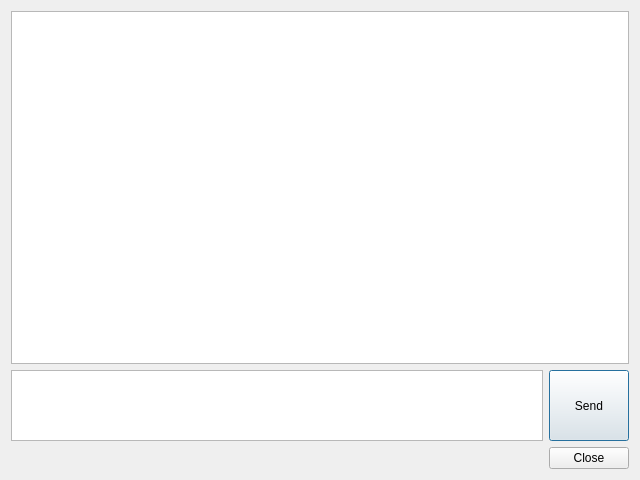
<?xml version="1.0" encoding="UTF-8"?>
<ui version="4.0">
 <class>Dialog</class>
 <widget class="QDialog" name="Dialog">
  <property name="geometry">
   <rect>
    <x>0</x>
    <y>0</y>
    <width>640</width>
    <height>480</height>
   </rect>
  </property>
  <property name="windowTitle">
   <string>Dialog</string>
  </property>
  <layout class="QVBoxLayout" name="verticalLayout" stretch="5,1,1">
   <item>
    <widget class="QPlainTextEdit" name="plainTextEdit">
     <property name="sizePolicy">
      <sizepolicy hsizetype="Expanding" vsizetype="Expanding">
       <horstretch>0</horstretch>
       <verstretch>0</verstretch>
      </sizepolicy>
     </property>
     <property name="readOnly">
      <bool>true</bool>
     </property>
     <property name="plainText">
      <string notr="true"/>
     </property>
    </widget>
   </item>
   <item>
    <layout class="QHBoxLayout" name="horizontalLayout">
     <item>
      <widget class="QPlainTextEdit" name="plainTextEdit_2">
       <property name="sizePolicy">
        <sizepolicy hsizetype="Expanding" vsizetype="Expanding">
         <horstretch>0</horstretch>
         <verstretch>0</verstretch>
        </sizepolicy>
       </property>
      </widget>
     </item>
     <item>
      <widget class="QPushButton" name="pushButton">
       <property name="sizePolicy">
        <sizepolicy hsizetype="Minimum" vsizetype="Minimum">
         <horstretch>0</horstretch>
         <verstretch>0</verstretch>
        </sizepolicy>
       </property>
       <property name="text">
        <string>Send</string>
       </property>
      </widget>
     </item>
    </layout>
   </item>
   <item>
    <widget class="QDialogButtonBox" name="buttonBox">
     <property name="orientation">
      <enum>Qt::Horizontal</enum>
     </property>
     <property name="standardButtons">
      <set>QDialogButtonBox::Close</set>
     </property>
    </widget>
   </item>
  </layout>
 </widget>
 <resources/>
 <connections>
  <connection>
   <sender>buttonBox</sender>
   <signal>accepted()</signal>
   <receiver>Dialog</receiver>
   <slot>accept()</slot>
   <hints>
    <hint type="sourcelabel">
     <x>248</x>
     <y>254</y>
    </hint>
    <hint type="destinationlabel">
     <x>157</x>
     <y>274</y>
    </hint>
   </hints>
  </connection>
  <connection>
   <sender>buttonBox</sender>
   <signal>rejected()</signal>
   <receiver>Dialog</receiver>
   <slot>reject()</slot>
   <hints>
    <hint type="sourcelabel">
     <x>316</x>
     <y>260</y>
    </hint>
    <hint type="destinationlabel">
     <x>286</x>
     <y>274</y>
    </hint>
   </hints>
  </connection>
 </connections>
</ui>
